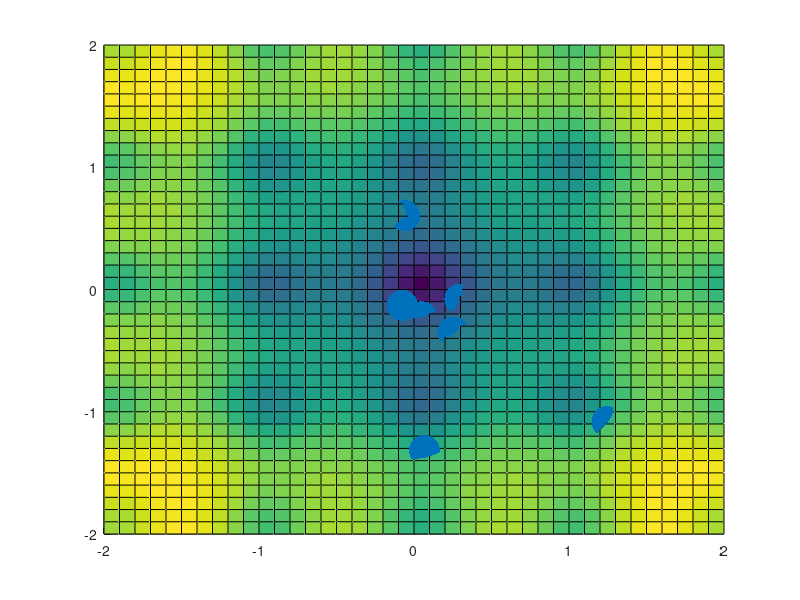

The MATLAB script that drew this image:
function [best,fmin]=Hahn_cuckoo_searchA()
%William Hahn
tic
clf
n=10; %Number of Agents
prob=0.5; %Probability of Discovery
error=.51%1.0e-5; %Error/fitness
nd=2; %Number of Dimensions
bound = 2; %Size of Original Search Space

resolution=20;

[X,Y] = meshgrid(-bound:bound/resolution:bound, -bound:bound/resolution:bound);

Z=f(X,Y);
surf(X,Y,Z)
view(0,90)



Lb=-bound*ones(1,nd);
Ub=bound*ones(1,nd);

for i=1:n,
    agent(i,:)=Lb+(Ub-Lb).*rand(size(Lb));
end

fitness=10^10*ones(n,1);
fmin=10^10;
bestagent=agent(1,:);


while (fmin>error),
    
   
    P=rand(size(agent))>prob;
    
    stepsize=rand*(agent(randperm(n),:)-agent(randperm(n),:)); %Crossover operator
    
    newagent=agent+stepsize.*P;
    
    
    a=f(agent(:,1),agent(:,2));
    b=f(newagent(:,1),newagent(:,2));
    c= b < a;
    
    [fmin,d]=min(a);
    best=agent(d,:);
    agent(c,:)=newagent(c,:);
    
   
    clf
    surf(X,Y,Z)
    view(0,90)
    hold on
    scatter3(agent(:,1),agent(:,2),a,500,'wp','filled')
    axis([-bound bound -bound bound])
    pause(0.1)
   
    
end


toc




function z=f(x1,x2)

% z=(sin(x1).*exp((1-cos(x2)).^2) + cos(x2).*exp((1-sin(x1)).^2) + (x1-x2).^2).*double(abs(x1)<16).*double(abs(x2)<16);


% z=(1.5 - x1 + x1.*x2).^2 + (2.25 - x1 + x1.*x2.^2).^2 + (2.625 - x1 + x1.*x2.^3).^2;


z=20*(1 - exp(-0.2*sqrt(0.5*(x1.^2 + x2.^2))))- exp(0.5*(cos(2*pi*x1) + cos(2*pi*x2))) + exp(1);


% z=-2*exp(-.01*(x1-5).^2 - .01*(x2-5).^2);    
 
 

 

